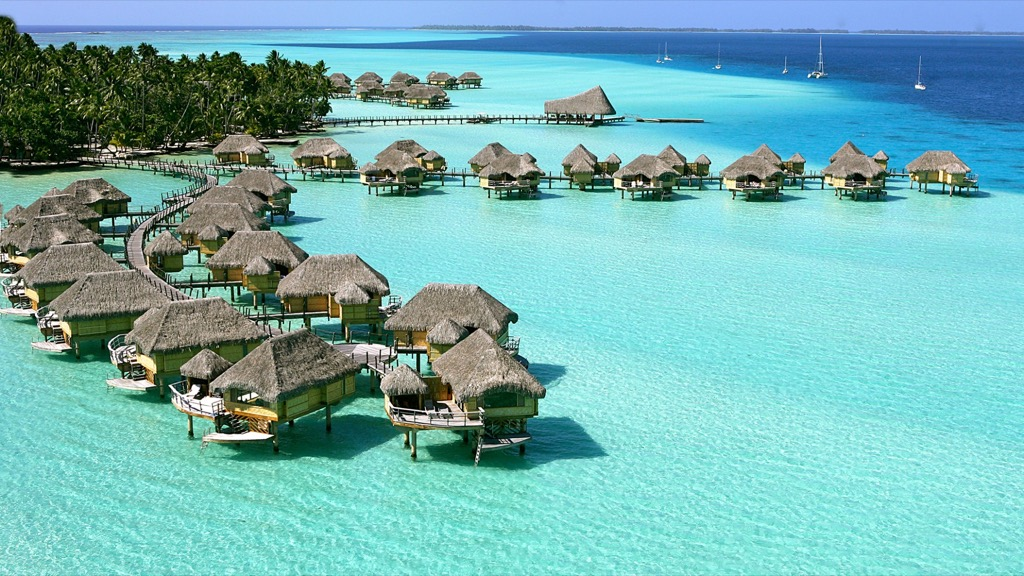
#> input picture 06-knn-classification/beach/beach01.jpg, 1024 x 576 px, found by its file name
$ python similarity.py
#> lines starting #> are read from the running program, lines starting #| are printed output that depends on the picture
#> in load_image, image is the input picture: PIL image 1024x576 RGB; mean R, G, B 116.1, 178.2, 177.9
#> in load_image, `image = image.resize(RESIZE_DIMENSIONS)`:
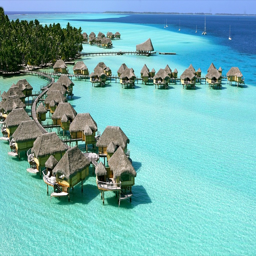
#> image: PIL image 256x256 RGB; mean R, G, B 116.1, 178.2, 177.9
# A rather simple approach for image retrieval using image histograms and
# sobel edge detection, the output is saved in a HTML page
import os, sys, math, logging, collections
import numpy as np
import matplotlib.pylab as plt
from PIL import Image, ImageFilter


ReferenceImage = collections.namedtuple('ReferenceImage', 'path, image_histogram, sobel_histogram, np_image_histogram, np_sobel_histogram')
QUERY_IMAGE = 'mountain.jpg'
DIR_BEACH = 'beach'
DIR_CITY = 'city'
DIR_MOUNTAIN = 'mountain'
RESIZE_DIMENSIONS = (256, 256)


'''
Normalizes a given histogram making it with vector distance 1
'''
def normalize_histogram(histogram):
    np_histogram = np.array(histogram)
#> np_histogram = 768 values, max 1907 at index 485, min 0 at index 248, mean 256
    normalized_histogram = np_histogram / np.linalg.norm(np_histogram)
#> normalized_histogram = 768 values, max 0.165 at index 485, min 0 at index 248, mean 0.0221

    return normalized_histogram.tolist()

'''
Get the histogram and normalize it
so that the histogram vector length is 1
'''
def get_image_histogram(image):
    histogram = normalize_histogram(image.histogram())
#> histogram has the same summary as normalized_histogram in normalize_histogram
#> in load_image, `image_histogram = get_image_histogram(image)`: image_histogram has the same summary as normalized_histogram in normalize_histogram

    return histogram


'''
Get the sobel histogram and normalize it
so that the histogram vector length is 1
'''
def get_sobel_histogram(image):

    grayscale_image = image.convert('L')
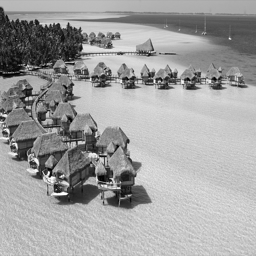
#> grayscale_image: PIL image 256x256 L; min 0, max 255, mean 159.6

    median_filter = ImageFilter.MedianFilter(size=3)
    median_image = grayscale_image.filter(median_filter)
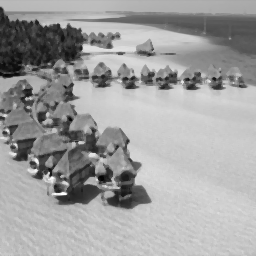
#> median_image: PIL image 256x256 L; min 3, max 255, mean 159.6

    sobel_x = (-1, 0, 1,
               -2, 0, 2,
               -1, 0, 1)
    sobel_kernel_x = ImageFilter.Kernel((3, 3), sobel_x, scale=1)
    sobel_image_x = median_image.filter(sobel_kernel_x)
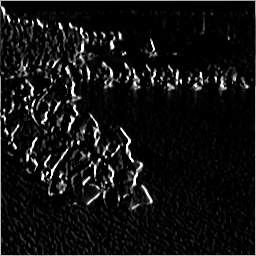
#> sobel_image_x: PIL image 256x256 L; min 0, max 255, mean 18.1

    sobel_y = (1, 2, 1,
               0, 0, 0,
               -1, -2, -1)
    sobel_kernel_y = ImageFilter.Kernel((3, 3), sobel_y, scale=1)
    sobel_image_y = median_image.filter(sobel_kernel_y)
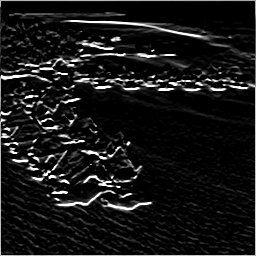
#> sobel_image_y: PIL image 256x256 L; min 0, max 255, mean 23.1

    # Generate histograms for X and Y and normalize them
    sobel_histogram_x = normalize_histogram(sobel_image_x.histogram())
#> sobel_histogram_x = 256 values, max 0.989 at index 0, min 2.8e-05 at index 245, mean 0.00718
    sobel_histogram_y = normalize_histogram(sobel_image_y.histogram())
#> sobel_histogram_y = 256 values, max 0.992 at index 0, min 0.000115 at index 220, mean 0.00739

    # Concatenate into a single histogram
    sobel_histogram = sobel_histogram_x
#> sobel_histogram has the same summary as sobel_histogram_x
    sobel_histogram.extend(sobel_histogram_y)

    return sobel_histogram


def load_image(file):

    try:
        image = Image.open(file) # load the image
        image = image.resize(RESIZE_DIMENSIONS) # resize the image
        image_histogram = get_image_histogram(image)
        sobel_histogram = get_sobel_histogram(image)
#> sobel_histogram = 512 values, max 0.992 at index 256, min 2.8e-05 at index 245, mean 0.00728

        np_image_histogram = []
        np_sobel_histogram = []
        for i in range(len(image_histogram)):
            np_image_histogram.append([i, image_histogram[i]])
#> after the loop, np_image_histogram = 768 pairs, first value 0 to 767, second value 0 to 0.165
        for i in range(len(sobel_histogram)):
            np_sobel_histogram.append([i, sobel_histogram[i]])
#> after the loop, np_sobel_histogram = 512 pairs, first value 0 to 511, second value 2.8e-05 to 0.992


        return ReferenceImage(
            path = file,
            image_histogram = image_histogram,
            np_image_histogram = np_image_histogram,
            sobel_histogram = sobel_histogram,
            np_sobel_histogram = np_sobel_histogram
        )

    except IOError:
        return None


'''
Load all images in a given path
@param {String} path
@return {Map} images
'''
def load_images(path):

    logging.info('Loading reference images in {0}'.format(path))

    # Get all image filenames in the images directory
    filenames = os.listdir(path)

    images = {}
    np_image_histograms = []
    np_sobel_histograms = []
    for filename in filenames:
        image = load_image(os.path.join(path, filename))
        if image != None:
            images[filename] = image
            np_image_histograms = sum(np_image_histograms, image.np_image_histogram)
#> np_image_histograms has the same summary as np_image_histogram in load_image
            np_sobel_histograms = sum(np_sobel_histograms, image.np_sobel_histogram)
#> np_sobel_histograms has the same summary as np_sobel_histogram in load_image
#> pass 2 of the loop in load_images, `for filename in filenames:`:
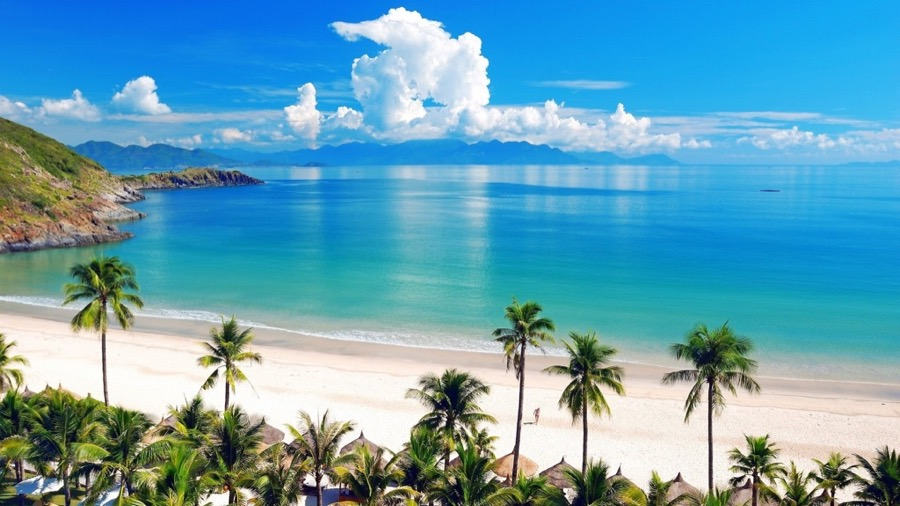
#> input picture 06-knn-classification/beach/beach02.jpg, 900 x 506 px, found by its file name
#> in load_image, image is the input picture: PIL image 900x506 RGB; mean R, G, B 100.5, 161.4, 182.5
#> in load_image (call 2), `image = image.resize(RESIZE_DIMENSIONS)`:
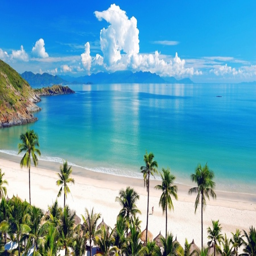
#> image: PIL image 256x256 RGB; mean R, G, B 100.5, 161.4, 182.5
#> image_histogram = 768 values, max 0.158 at index 741, min 0 at index 256, mean 0.0259
#> in get_sobel_histogram (call 2), `sobel_image_y = median_image.filter(sobel_kernel_y)`:
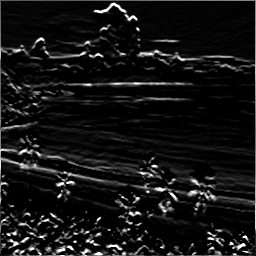
#> sobel_image_y: PIL image 256x256 L; min 0, max 255, mean 19.9
#> sobel_histogram_x = 256 values, max 0.98 at index 0, min 8.9e-05 at index 243, mean 0.0076
#> sobel_histogram_y = 256 values, max 0.973 at index 0, min 0.000106 at index 244, mean 0.00903
#> in get_sobel_histogram (call 2), `sobel_histogram = sobel_histogram_x`: sobel_histogram has the same summary as sobel_histogram_x
#> in load_image (call 2), `sobel_histogram = get_sobel_histogram(image)`: sobel_histogram = 512 values, max 0.98 at index 0, min 8.9e-05 at index 243, mean 0.00831
#> after the loop in load_image (call 2), `for i in range(len(image_histogram)):`: np_image_histogram = 768 pairs, first value 0 to 767, second value 0 to 0.158
#> after the loop in load_image (call 2), `for i in range(len(sobel_histogram)):`: np_sobel_histogram = 512 pairs, first value 0 to 511, second value 8.9e-05 to 0.98
#> np_image_histograms = 2304 items, first 6: [0, 0.000202], [1, 0.00152], [2, 0.00253], [3, 0.00415], [4, 0.00971], [5, 0.0342]
#> np_sobel_histograms = 1536 items, first 6: [0, 0.98], [1, 0.118], [2, 0.0899], [3, 0.0881], [4, 0.0609], [5, 0.0338]
#> pass 3 of the loop in load_images, `for filename in filenames:`:
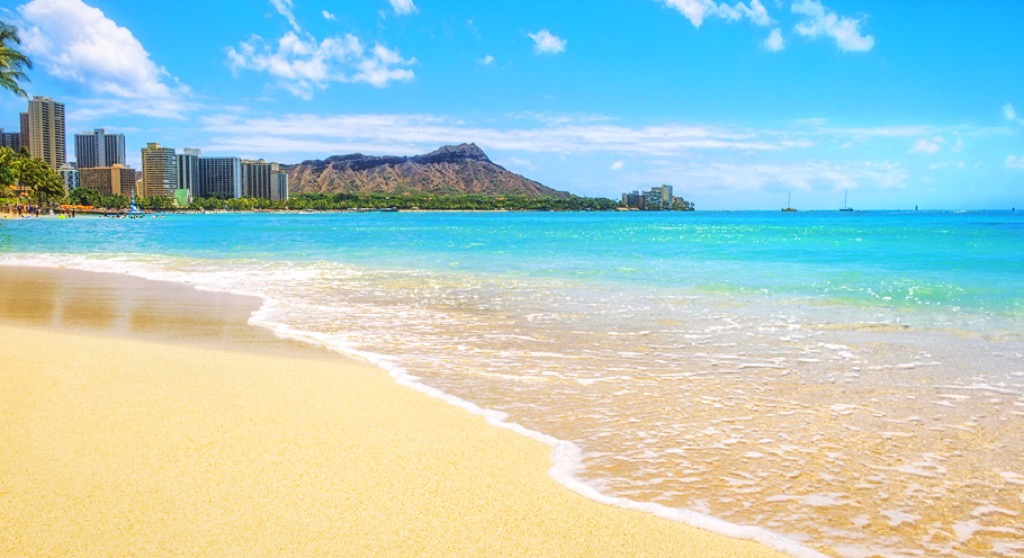
#> input picture 06-knn-classification/beach/beach03.jpg, 1024 x 558 px, found by its file name
#> in load_image, image is the input picture: PIL image 1024x558 RGB; mean R, G, B 172.6, 204.4, 201.6
#> in load_image (call 3), `image = image.resize(RESIZE_DIMENSIONS)`:
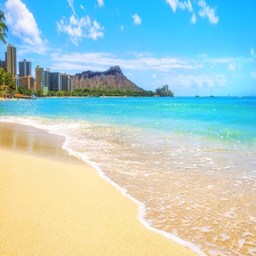
#> image: PIL image 256x256 RGB; mean R, G, B 172.6, 204.5, 201.6
#> image_histogram = 768 values, max 0.537 at index 767, min 0 at index 0, mean 0.0165
#> in get_sobel_histogram (call 3), `sobel_image_y = median_image.filter(sobel_kernel_y)`:
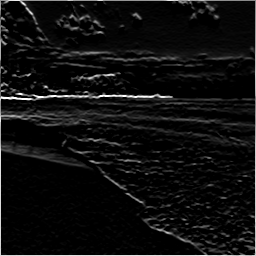
#> sobel_image_y: PIL image 256x256 L; min 0, max 255, mean 14.8
#> sobel_histogram_x = 256 values, max 0.982 at index 0, min 0 at index 246, mean 0.0071
#> sobel_histogram_y = 256 values, max 0.979 at index 0, min 0 at index 233, mean 0.00836
#> in get_sobel_histogram (call 3), `sobel_histogram = sobel_histogram_x`: sobel_histogram has the same summary as sobel_histogram_x
#> in load_image (call 3), `sobel_histogram = get_sobel_histogram(image)`: sobel_histogram = 512 values, max 0.982 at index 0, min 0 at index 246, mean 0.00773
#> after the loop in load_image (call 3), `for i in range(len(image_histogram)):`: np_image_histogram = 768 pairs, first value 0 to 767, second value 0 to 0.537
#> after the loop in load_image (call 3), `for i in range(len(sobel_histogram)):`: np_sobel_histogram = 512 pairs, first value 0 to 511, second value 0 to 0.982

    return images, np_image_histograms, np_sobel_histograms


def plot_histogram(histogram):
    plt.figure()
    plt.title('Histogram')
    plt.xlabel('Bins')
    plt.ylabel('# of Pixels')
    plt.xlim([0, 767])
    plt.plot(histogram)
    plt.show()
    plt.close()


'''
Main routine
'''
def main():

    logging.basicConfig(stream=sys.stdout, format="%(message)s", level=logging.INFO)

    beaches = load_images(DIR_BEACH)
    mountains = load_images(DIR_MOUNTAIN)
    cities = load_images(DIR_CITY)

    reference = load_image(QUERY_IMAGE)


if __name__ == '__main__':
#> (the run stopped early here; a loop or call above may not have finished)
